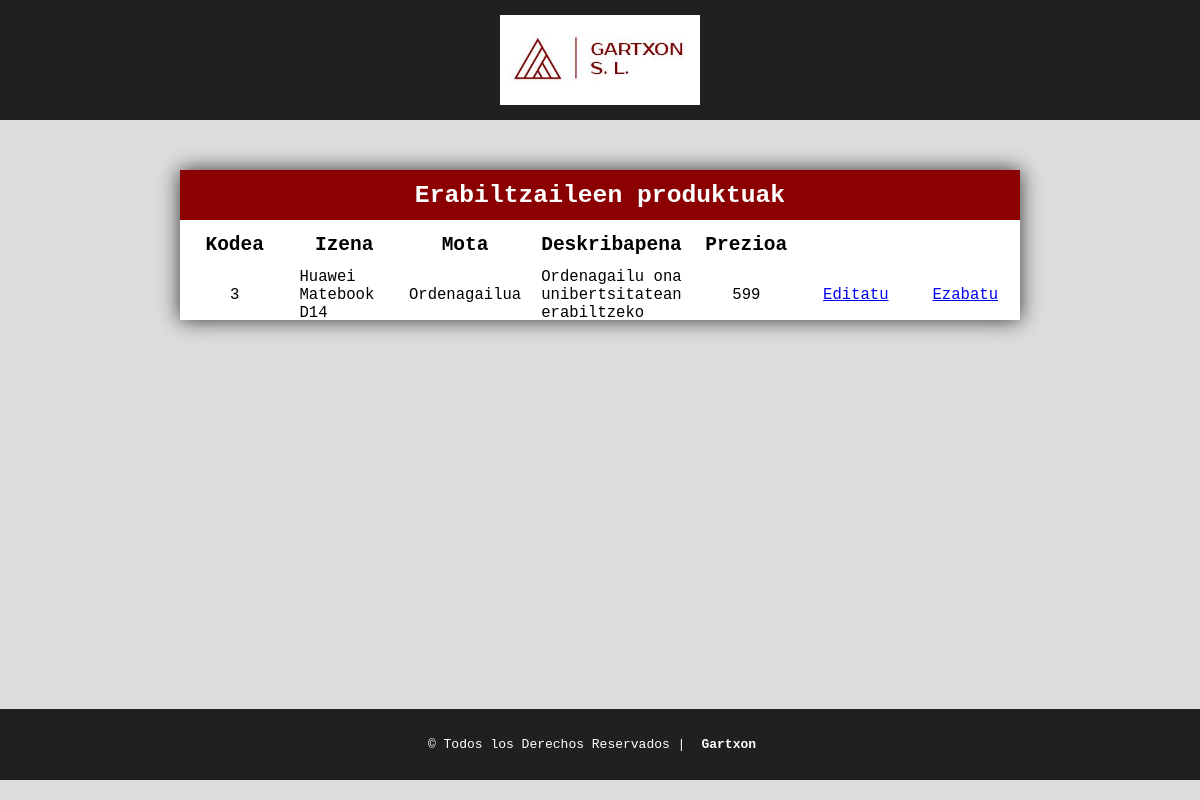
Screenshot of /app/produktuOsoa.php?kodea=3 with the database file from the repository.
### tables this page shows
CREATE TABLE `Produktuak` (
  `Kodea` int(11) NOT NULL,
  `Izena` varchar(20) NOT NULL,
  `Mota` varchar(20) NOT NULL,
  `Deskribapena` varchar(250) NOT NULL,
  `Prezioa` float NOT NULL
);

### app/produktuOsoa.php (the view, shortened to what this page needs)
<?php
    $hostname = "db";
    $username = "admin";
    $password = "test";
    $db = "database";
    $conn = new mysqli($hostname,$username,$password,$db);
    $conn->set_charset('utf8');
    $Kode = $_SESSION["kode"];
    $kontsulta = "SELECT * FROM Produktuak WHERE Kodea = ?";
?>
<!DOCTYPE html>
<html>
    <head>
        <link rel="stylesheet" type="text/css" href="./CSS/produktuOsoa.css">
    </head>
    <?php
    if(isset($_SESSION['izena'])) {
        echo"<body onload='hasi()' onkeypress='itxi()' onclick='itxi()'>";
    } else {
        echo"<body>";
    }
    ?>
        <header class="header">
            <br>
            <div class="conimg">
                <a href="index.php" target="_self" target="_blank"><img class="logo-principal" src="irudiak/gartxon1.jpg" alt="Gartxon S.L."></a>
            </div>
            <br>
        </header>
        <div class="container-table">
            <div class="table__title">Erabiltzaileen produktuak</div>
            <div class="table__header">Kodea</div>
            <div class="table__header">Izena</div>
            <div class="table__header">Mota</div>
            <div class="table__header">Deskribapena</div>
            <div class="table__header">Prezioa</div>
            <div class="table__header"></div>
            <div class="table__header"></div>
            <?php $kontsultaBerria = $conn->prepare($kontsulta);
            $kontsultaBerria->bind_param('s', $Kode);
            $kontsultaBerria->execute();
            $emaitza = $kontsultaBerria->get_result();
            while($row = $emaitza->fetch_row()){?>
            <div class="table__item"><?php echo $row[0];?></div>
            <div class="table__item"><?php echo $row[1];?></div>
            <div class="table__item"><?php echo $row[2];?></div>
            <div class="table__item"><?php echo $row[3];?></div>
            <div class="table__item"><?php echo $row[4];?></div>
            <div class="table__item"><a href='produktuaAldatu.php'>Editatu</a></div>
            <div class="table__item"><a href='#' onclick="galdetu(<?php echo[0]?>)">Ezabatu</a></div>
            <?php } $kontsultaBerria->close();?>
        </div>
        <footer>
            <div class="copyright">
                &#169 Todos los Derechos Reservados |<a href="index.php">Gartxon</a>
            </div>
        </footer>
    </body>
</html>

### app/CSS/produktuOsoa.css (style rules this page uses)
* { margin: 0; padding: 0; box-sizing: border-box; }
body { background: #ddd; font-family: monospace; }
.header { background: #202020; display: block; margin: 0; }
.logo-principal { width: 200px; display: block; margin: auto; }
.container-table { width: 70%; background: white; margin: 50px auto; box-shadow: 0 0 20px #333; display: grid; grid-template-columns: repeat(7, 1fr); grid-auto-rows: 50px; }
.table__title { grid-column-start: 1; grid-column-end: 8; background: darkred; color: white; display: flex; justify-content: center; align-items: center; font-weight: bold; font-size: 1.9em; }
.table__header, .table__item { display: flex; justify-content: center; align-items: center; }
.table__header { font-weight: bold; font-size: 1.5em; }
.table__item { padding: 10px; font-size: 1.2em; }
footer { position: absolute; bottom: 0; width: 100%; }
.copyright { width: 100%; background: #202020; display: flex; padding: 20px; color: white; text-align: center; align-items: center; justify-content: center; margin-top: 0; margin-bottom: 20px; }
.copyright a { text-align: center; display: block; color: white; text-decoration: none; padding: 0.5rem 1rem; transition: all 0.4s linear; border-radius: 7px; font-weight: bold; }

### rows the page displays
produktuak: Kodea "3", Izena "Huawei Matebook D14", Mota "Ordenagailua", Deskribapena "Ordenagailu ona unibertsitatean erabiltzeko", Prezioa "599"
